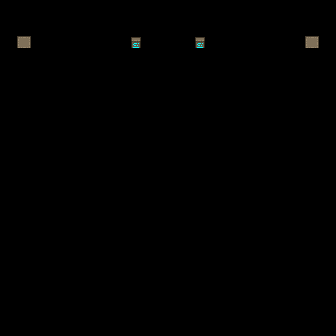

The image is a tile-based game level rendered from a .tmx file. Its description and source (layers, tilesets, objects; grid data summarised) follow:
An orthogonal 21x21 tile map with 16x16 px tiles, 1 tile layer (Foreground), 10 hidden layers not drawn, 6 tilesets.

<map version="1.10" tiledversion="1.11.0" orientation="orthogonal" renderorder="right-down" width="21" height="21" tilewidth="16" tileheight="16" infinite="0" nextlayerid="17" nextobjectid="1">
 <tileset firstgid="1" name="RA_Cavern" tilewidth="16" tileheight="16" tilecount="1024" columns="32">
  <image source="tilesets/RA_Cavern.png" width="512" height="512" />
 </tileset>
 <tileset firstgid="1025" name="RA_Hell" tilewidth="16" tileheight="16" tilecount="256" columns="16">
  <image source="tilesets/RA_Hell.png" width="256" height="256" />
 </tileset>
 <tileset firstgid="1281" name="RA_Hell_Animations" tilewidth="16" tileheight="16" tilecount="512" columns="32">
  <image source="tilesets/RA_Hell_Animations.png" width="512" height="256" />
 </tileset>
 <tileset firstgid="1793" name="RA_Wasteland" tilewidth="16" tileheight="16" tilecount="1104" columns="48">
  <image source="tilesets/RA_Wasteland.png" width="768" height="368" />
 </tileset>
 <tileset firstgid="2897" name="RA_Beast" tilewidth="16" tileheight="16" tilecount="448" columns="28">
  <image source="tilesets/RA_Beast.png" width="448" height="256" />
 </tileset>
 <tileset firstgid="3345" name="RA_Ancient_Ruins_Animations" tilewidth="16" tileheight="16" tilecount="1536" columns="48">
  <image source="tilesets/RA_Ancient_Ruins_Animations.png" width="768" height="512" />
 </tileset>
 <layer id="3" name="Floors" width="21" height="21" visible="0">
  <data>[441 cells, 441 non-empty, 3 distinct tile ids]</data>
 </layer>
 <layer id="2" name="Walls" width="21" height="21" visible="0">
  <data>[441 cells, 118 non-empty, 12 distinct tile ids]</data>
 </layer>
 <layer id="11" name="Pitfall" width="21" height="21" visible="0">
  <data>[441 cells, 264 non-empty, 12 distinct tile ids]</data>
 </layer>
 <layer id="15" name="Floor (Obstacles)" width="21" height="21" visible="0">
  <data>[441 cells, 15 non-empty, 10 distinct tile ids]</data>
 </layer>
 <layer id="13" name="Obstacles" width="21" height="21" visible="0">
  <data>[441 cells, 4 non-empty, 2 distinct tile ids]</data>
 </layer>
 <layer id="16" name="Foreground" width="21" height="21">
  <data>[441 cells, 4 non-empty, 2 distinct tile ids]</data>
 </layer>
 <layer id="9" name="Chest" width="21" height="21" visible="0">
  <data>[441 cells, 1 non-empty, 1 distinct tile ids]</data>
 </layer>
 <layer id="4" name="Door N" width="21" height="21" visible="0">
  <data>[441 cells, 6 non-empty, 6 distinct tile ids]</data>
 </layer>
 <layer id="1" name="Door S" width="21" height="21" visible="0">
  <data>[441 cells, 5 non-empty, 3 distinct tile ids]</data>
 </layer>
 <layer id="5" name="Door E" width="21" height="21" visible="0">
  <data>[441 cells, 5 non-empty, 3 distinct tile ids]</data>
 </layer>
 <layer id="6" name="Door W" width="21" height="21" visible="0">
  <data>[441 cells, 5 non-empty, 3 distinct tile ids]</data>
 </layer>
</map>
